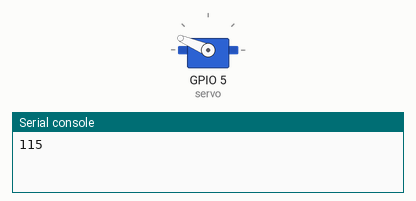
Simulated run of this program. Board: ESP32 board running MicroPython. On the bench: servo, the last lines printed to the serial console. Servo angles are drawn from the pulse width (0.5 ms = 0°, 2.5 ms = 180°).

Above: at 0.05 s.
At 1.75 s:
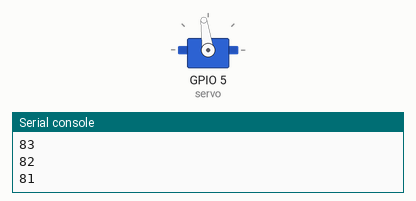
At 3.5 s:
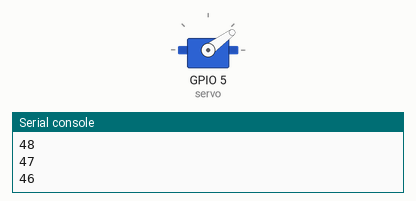
At 6.95 s:
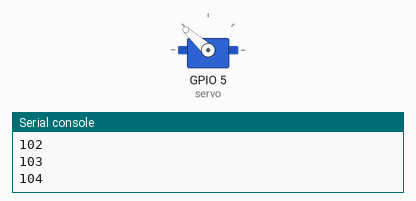
Timing chart, 0 to 9.7 s (numbered marks = the images above):
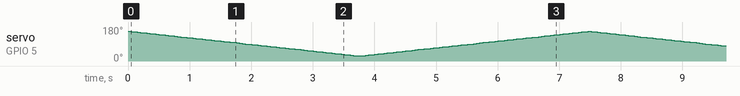

The program:

Micro_Servo.py
```python
#cables :
#marron = tierra
#rojo = 5V
#amarillo = pin (donde va a ser la entrada de datos)

import machine
import time

frecuencia = 50
servo = machine.PWM(machine.Pin(5),frecuencia)

while True:
    for i in range(115,40,-1):
        servo.duty(i)
        print(i)
        time.sleep(0.05)
    for i in range(41,115):
        servo.duty(i)
        print(i)
        time.sleep(0.05)
```
